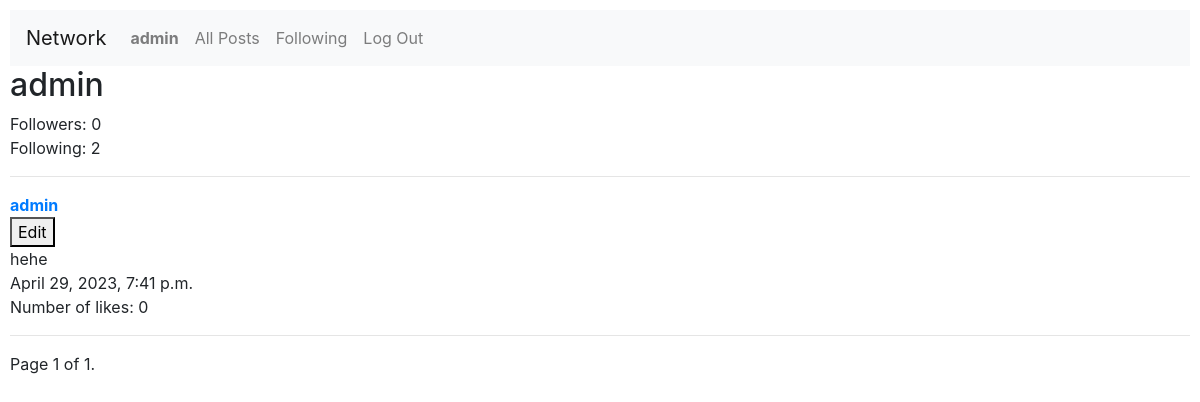
/profile/5 (signed in), run on an earlier commit of the app's database.
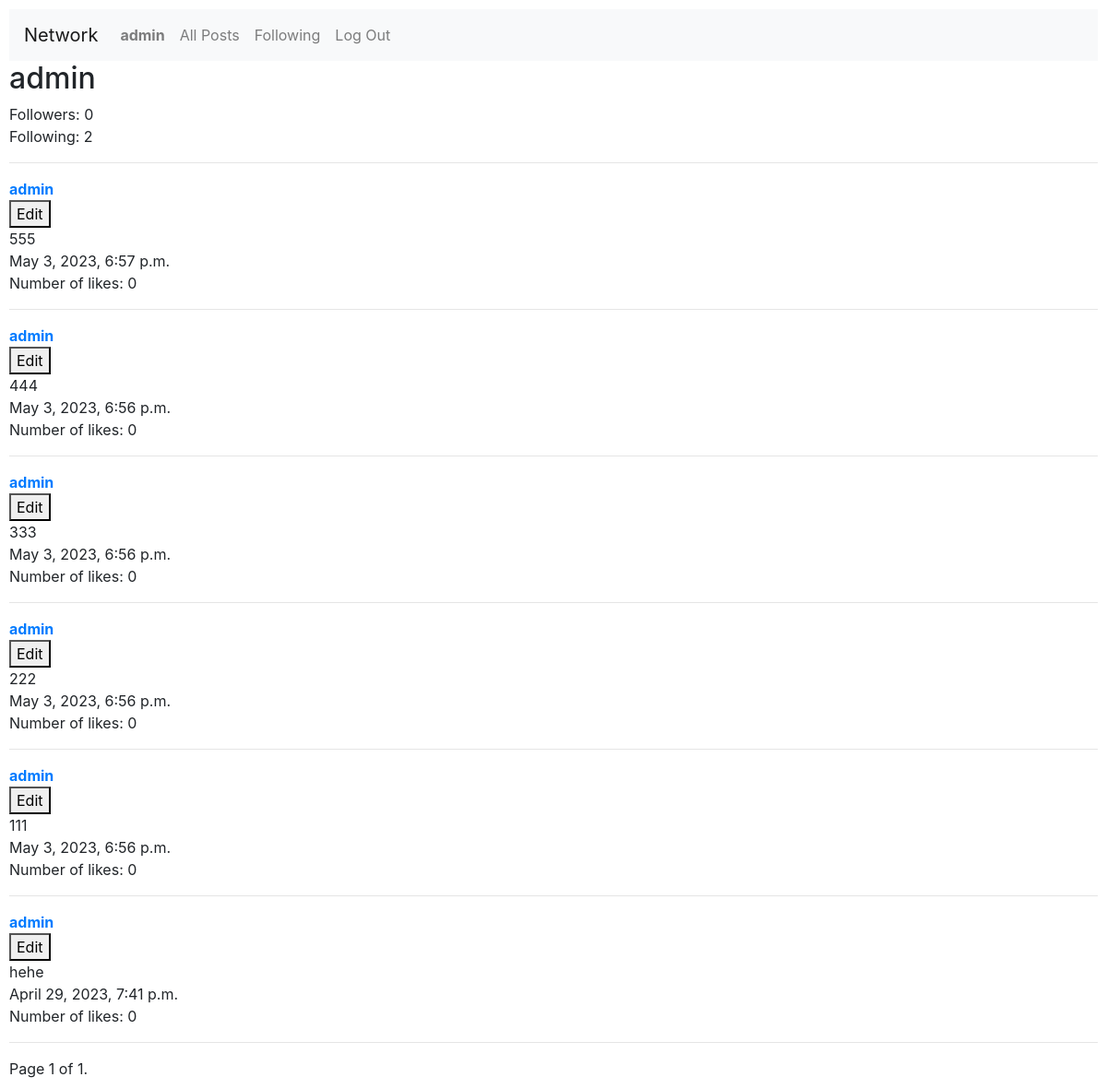
And on a later commit of the database.
### network/models.py (models this page shows, shortened)
class User(AbstractUser):
    pass

class Post(models.Model):
    user = models.ForeignKey(User, on_delete=models.CASCADE, blank=True, null=True, related_name="post_user")
    content = models.CharField(max_length=280)
    number_of_likes = models.IntegerField(default=0)
    time = models.DateTimeField(auto_now_add=True)

### network/views.py (the view)
# urls.py: path("profile/<int:profile_id>", views.profile, name="profile"),
def profile(request, profile_id):
        all_user_posts = Post.objects.filter(user=profile_id).order_by("-time")
        number_of_posts = len(all_user_posts)
        user = User.objects.get(id=request.user.id)
        profile = User.objects.get(id=profile_id)
        followers = Follow.objects.filter(following=profile_id)
        follower_list = []
        for follower in followers:
            follower_list.append(follower.user)
        if user in follower_list:
            is_following = True
        else:
            is_following = False
        following = Follow.objects.filter(user=profile_id)
        page_obj = get_page_objects(request, all_user_posts)
        return render(request, "network/profile.html", {
            "user": user,
            "profile": profile,
            "is_following": is_following,
            "followers_count": len(followers),
            "following_count": len(following),
            "page_obj": page_obj,
            "number_of_posts": number_of_posts
        })

### network/utils.py (called while the page is built)
def get_page_objects(request, posts):
    paginator = Paginator(posts, 10)
    page_number = request.GET.get("page")
    page_obj = paginator.get_page(page_number)
    return page_obj

### network/templates/network/profile.html (shortened to what this page needs)
{% extends "network/layout.html" %}
{% block body %}
    <h2>{{ profile.username }}</h2>
    <div>
        Followers: {{ followers_count }}
    </div>
    <div>
        Following: {{ following_count }}
    </div>
    <hr>
    {% include "network/posts.html" %}
{% endblock %}

### network/templates/network/layout.html (shortened to what this page needs)
{% load static %}
<!DOCTYPE html>
<html lang="en">
    <head>
        <link rel="stylesheet" href="https://stackpath.bootstrapcdn.com/bootstrap/4.4.1/css/bootstrap.min.css">
        <link href="{% static 'network/styles.css' %}" rel="stylesheet">
    </head>
    <body>
        <nav class="navbar navbar-expand-lg navbar-light bg-light">
            <a class="navbar-brand" href="{% url 'index' %}">Network</a>
            <div>
              <ul class="navbar-nav mr-auto">
                {% if user.is_authenticated %}
                    <li class="nav-item">
                        <a class="nav-link" href="{% url 'profile' profile_id=user.id %}"><strong>{{ user.username }}</strong></a>
                    </li>
                {% endif %}
                <li class="nav-item">
                  <a class="nav-link" href="{% url 'index' %}">All Posts</a>
                </li>
                {% if user.is_authenticated %}
                    <li class="nav-item">
                        <a class="nav-link" href="{% url 'follow' %}">Following</a>
                    </li>
                    <li class="nav-item">
                        <a class="nav-link" href="{% url 'logout' %}">Log Out</a>
                    </li>
                {% endif %}
              </ul>
            </div>
          </nav>
        <div class="body">
            {% block body %}
            {% endblock %}
        </div>
    </body>
</html>

### network/templates/network/posts.html (shortened to what this page needs)
{% load static %}
{% if number_of_posts > 0 %}
    {% for post in page_obj %}
        <div>
            <div>
                <a href="{% url 'profile' profile_id=post.user.id %}"><strong>{{ post.user }}</strong></a>
            </div>
            {% if user.is_authenticated and user.id == post.user.id %}
                <div id="edit-div-{{ post.id }}">
                    <button id="edit-btn-{{ post.id }}">Edit</button>
                </div>
            {% endif %}
            <div id="content-div-{{ post.id }}-saved">
                {{ post.content }}
            </div>
            <div>
                {{ post.time }}
            </div>
            <div>
                Number of likes: {{ post.number_of_likes }}
            </div>
            <hr>
        </div>
    {% endfor %}
{% else %}
    No active posts
{% endif %}
<div class="pagination">
    <span class="step-links">
        <span class="current">
            Page {{ page_obj.number }} of {{ page_obj.paginator.num_pages }}.
        </span>
    </span>
</div>

### network/static/network/styles.css (style rules this page uses)
body { padding: 10px; }

What changed in the data, as far as the page shows it:
added Post: user "admin", content "555", time "May 3, 2023, 6:57 p.m.", number_of_likes "0"
added Post: user "admin", content "444", time "May 3, 2023, 6:56 p.m.", number_of_likes "0"
added Post: user "admin", content "333", time "May 3, 2023, 6:56 p.m.", number_of_likes "0"
added Post: user "admin", content "222", time "May 3, 2023, 6:56 p.m.", number_of_likes "0"
added Post: user "admin", content "111", time "May 3, 2023, 6:56 p.m.", number_of_likes "0"
